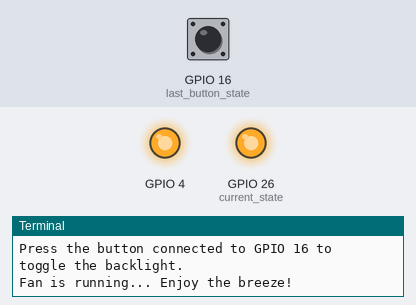
Bench run of a program on a simulated Raspberry Pi (BCM pin numbers). On the bench: output pins drawn as LEDs (lit = HIGH), the last lines printed to the terminal. The test bench sets the inputs (shaded band); at power-on: GPIO 16 (last_button_state) LOW.

Above: at 1.2 s.
1.3 s: GPIO 16 (last_button_state) pulled HIGH for 0.15 s
At 1.9 s:
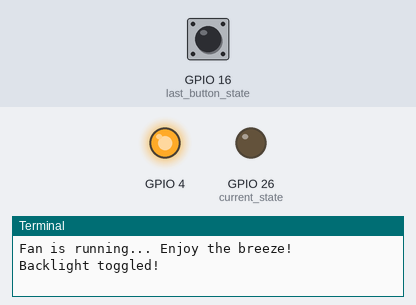
3.0 s: GPIO 16 (last_button_state) pulled HIGH for 1 s
At 5.0 s:
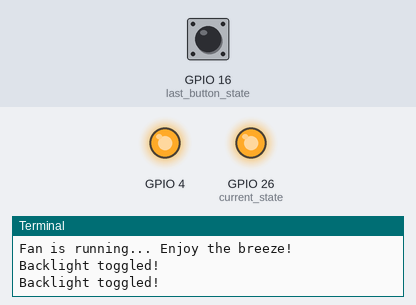
5.5 s: GPIO 16 (last_button_state) pulled HIGH for 3.2 s
At 9.8 s:
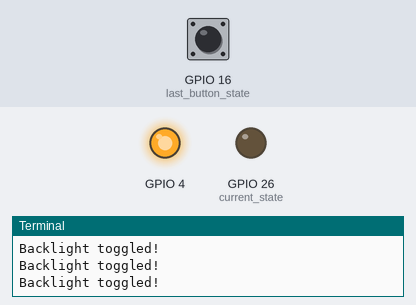
Timing chart, 0 to 11.3 s (numbered marks = the images above; inputs shaded):
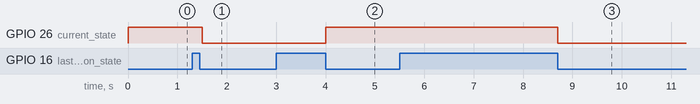

Measured:
- after the input at 1.3 s, GPIO 26 (current_state): HIGH → LOW after 0.20 s
- after the input at 3.0 s, GPIO 26 (current_state): LOW → HIGH after 1.0 s
- after the input at 5.5 s, GPIO 26 (current_state): HIGH → LOW after 3.2 s

The program:

backlight2.py
```python
import RPi.GPIO as GPIO
import time

# Disable GPIO warnings
GPIO.setwarnings(False)

# Set up the GPIO pins
GPIO.setmode(GPIO.BCM)
GPIO.setup(26, GPIO.OUT, initial=GPIO.HIGH)  # TFT backlight
GPIO.setup(4, GPIO.OUT, initial=GPIO.HIGH)   # Fan control, start HIGH (fan on)
GPIO.setup(16, GPIO.IN)                      # Button for backlight toggle

# Function to toggle the backlight
def toggle_backlight():
    current_state = GPIO.input(26)
    GPIO.output(26, not current_state)
    print("Backlight toggled!")

print("Press the button connected to GPIO 16 to toggle the backlight.")
print("Fan is running... Enjoy the breeze!")

# Variable to keep track of the last button state to detect changes
last_button_state = GPIO.input(16)

try:
    while True:
        # Read the button state
        current_button_state = GPIO.input(16)

        # Check if button state has changed from high to low
        if current_button_state == GPIO.LOW and last_button_state == GPIO.HIGH:
            toggle_backlight()
            time.sleep(0.3)  # Debounce delay

        # Update the last button state
        last_button_state = current_button_state

        time.sleep(0.1)  # Small delay to reduce CPU usage

except KeyboardInterrupt:
    print("\nShutting down, turning fan off...")
    GPIO.output(4, GPIO.LOW)  # Turn fan off
    GPIO.cleanup()  # Clean up GPIO on script exit
```
